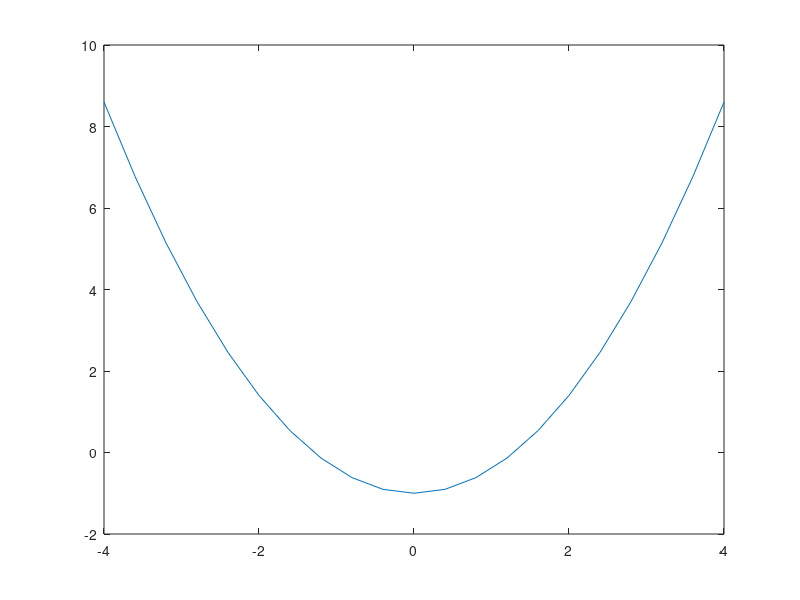

The MATLAB source for this figure:
first=2-3*5;
two=4.5/sqrt(2);
three=7^20;
four=cos(pi/3);
five=log(8);
fprintf('2-3*5=%d\n',first);
fprintf('4.5/(2^0.5)=%f\n',two);
fprintf('7^20=%d\n',three);
fprintf('cos(pi/3)=%f\n',four);
fprintf('ln8=%f\n',five);
A=[1 2;-3 -4;5 6;];
B=[1 -2 -3;-4 5 6;];
C=[2 -1;pi log10(2);-2 6;];
I=eye(3,3);
fprintf('A31=%d\n',A(2,1));
fprintf('C21=%f\n',C(2,1));
fprintf('second row of B=%d %d %d\n',B(2,:));
disp('row reduced echelon from A=');
disp(rref(A));
disp('row reduced echelon from B=');
disp(rref(B));
disp('A+2C=');
disp(A+2*C);
disp('A transpose');
disp(A.');
E=A*B;
disp('E=');
disp(E);
F=B*A;
disp('F=');
disp(F);
G=(B.')*(A.');
disp('G=');
disp(G)
H=(A*B).';
disp('H=');
disp(H);
fprintf('Is E equal to  F:');
if isequal(E,F)
    fprintf('true\n');
else
    fprintf('false\n');
end
fprintf('Is G equal to  H:');
if isequal(G,H)
    fprintf('true\n');
else
    fprintf('false\n');
end
disp('inverse of E=');
disp(inv(E));
disp('inverse of F=');
disp(inv(F));
D=diag([2 1 -1 -2 -5]);
disp('D=');
disp(D);
x=-4:4/10:4;
y=0.6*(x.^2)-1;
plot(x,y);
